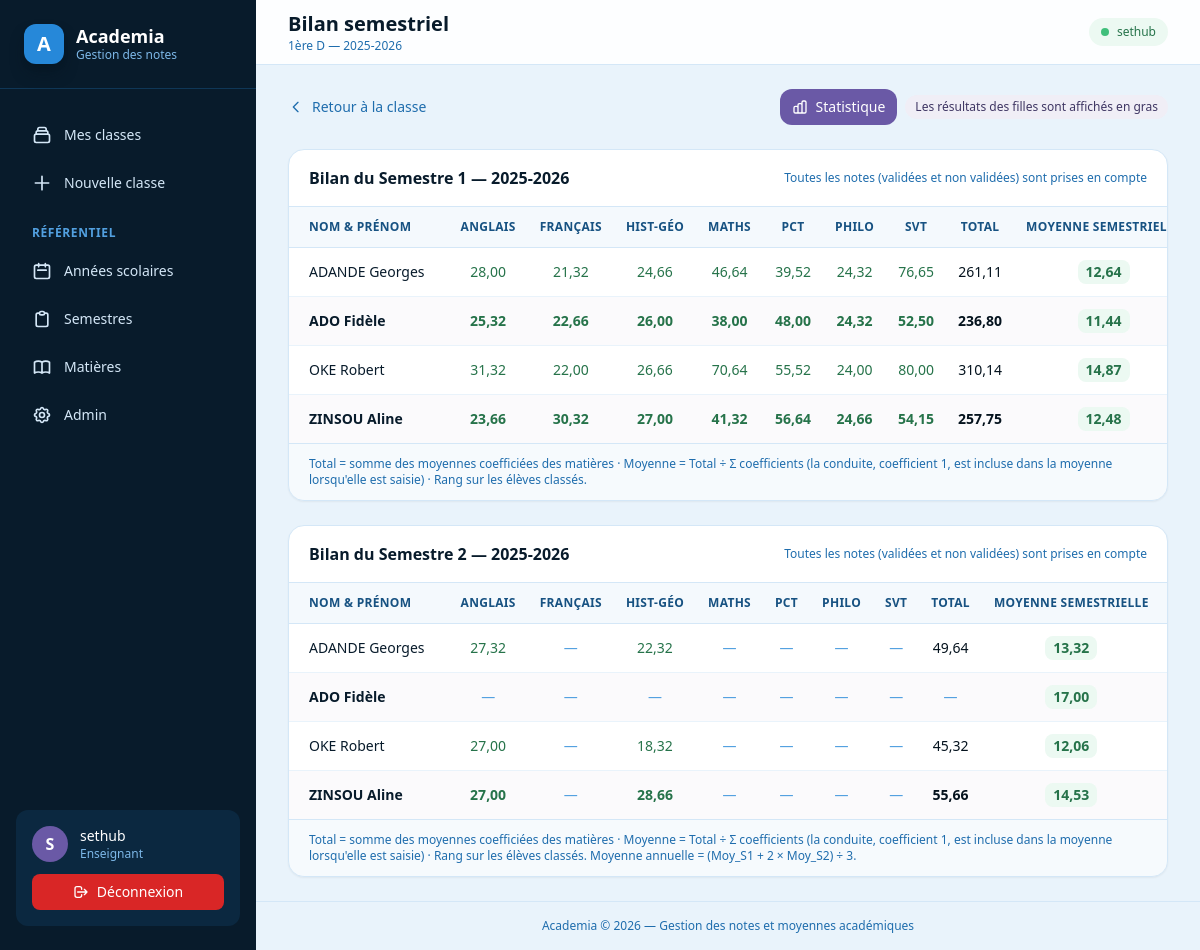
The page /classes/2/bilan/ (signed in) on the database its author committed.
### academics/models.py (models this page shows, shortened)
class Classe(models.Model):
    annee_scolaire = models.ForeignKey(
        AnneeScolaire, on_delete=models.CASCADE, related_name="classes"
    )
    nom = models.CharField(max_length=100)  # ex: "Terminale D"
    lien_public_uid = models.UUIDField(unique=True, editable=False, null=True)
    class Meta:
        constraints = [
            models.UniqueConstraint(
                fields=["annee_scolaire", "nom"], name="uniq_classe_par_annee"
            )
        ]
        ordering = ["nom"]

class AnneeScolaire(models.Model):
    libelle = models.CharField(max_length=20, unique=True)
    est_courante = models.BooleanField(default=False)
    objects = AnneeScolaireQuerySet.as_manager()
    class Meta:
        ordering = ["-libelle"]

class Semestre(models.Model):
    class Libelle(models.TextChoices):
        S1 = "S1", "Semestre 1"
        S2 = "S2", "Semestre 2"
    annee_scolaire = models.ForeignKey(
        AnneeScolaire, on_delete=models.CASCADE, related_name="semestres"
    )
    libelle = models.CharField(max_length=2, choices=Libelle.choices)
    class Meta:
        constraints = [
            models.UniqueConstraint(
                fields=["annee_scolaire", "libelle"], name="uniq_semestre_par_annee"
            )
        ]
        ordering = ["annee_scolaire", "libelle"]

class ClasseMatiere(models.Model):
    classe = models.ForeignKey(Classe, on_delete=models.CASCADE, related_name="classe_matieres")
    matiere = models.ForeignKey(Matiere, on_delete=models.CASCADE, related_name="classe_matieres")
    coefficient = models.PositiveSmallIntegerField(default=1)
    class Meta:
        constraints = [
            models.UniqueConstraint(
                fields=["classe", "matiere"], name="uniq_matiere_par_classe"
            ),
            models.CheckConstraint(
                condition=models.Q(coefficient__gte=1), name="coefficient_positif"
            ),
        ]
        ordering = ["classe", "matiere"]

class Matiere(models.Model):
    nom = models.CharField(max_length=100, unique=True)  # ex: "Mathématiques"
    class Meta:
        ordering = ["nom"]

class Eleve(models.Model):
    class Statut(models.TextChoices):
        NOUVEAU = "N", "Nouveau"
        REDOUBLANT = "R", "Redoublant"
    class Genre(models.TextChoices):
        MASCULIN = "M", "Masculin"
        FEMININ = "F", "Féminin"
    classe = models.ForeignKey(Classe, on_delete=models.CASCADE, related_name="eleves")
    nom = models.CharField(max_length=100)
    prenom = models.CharField(max_length=100)
    statut = models.CharField(max_length=1, choices=Statut.choices)
    genre = models.CharField(max_length=1, choices=Genre.choices)
    class Meta:
        constraints = [
            models.UniqueConstraint(
                fields=["classe", "nom", "prenom"], name="uniq_eleve_par_classe"
            )
        ]
        ordering = ["nom", "prenom"]

### grades/views.py (the view)
class ClasseBilanView(LoginRequiredMixin, View):
    template_name = "grades/bilan_classe.html"
    def get(self, request, pk):
        classe = get_object_or_404(
            Classe.objects.select_related("annee_scolaire"), pk=pk
        )
        classe_matieres = list(classe.classe_matieres.select_related("matiere"))
        semestres = list(classe.annee_scolaire.semestres.all())
        sections = _construire_sections_statistiques(
            classe, classe_matieres, semestres
        )
        return render(request, self.template_name, {
            "classe": classe,
            "classe_matieres": classe_matieres,
            "sections": sections,
        })

### templates/grades/bilan_classe.html (shortened to what this page needs)
{% extends "base.html" %}
{% block page_title %}Bilan semestriel{% endblock %}
{% block page_subtitle %}{{ classe.nom }} — {{ classe.annee_scolaire.libelle }}{% endblock %}
{% block content %}
<div class="space-y-6">
    <div class="flex items-center justify-between flex-wrap gap-3">
        <a href="{% url 'academics:classe_detail' classe.pk %}" class="inline-flex items-center gap-2 text-sm font-medium text-blue-bell-600 hover:text-blue-bell-800 transition">
            <svg class="w-4 h-4" fill="none" stroke="currentColor" viewBox="0 0 24 24"><path stroke-linecap="round" stroke-linejoin="round" stroke-width="2" d="M15 19l-7-7 7-7"/></svg>
            Retour à la classe
        </a>
        <div class="flex items-center gap-2 flex-wrap">
            <a href="{% url 'grades:statistique_classe' classe.pk %}" class="inline-flex items-center gap-2 px-3 py-2 rounded-xl bg-deep-lilac-500 hover:bg-deep-lilac-600 text-white text-sm font-medium transition">
                <span class="hidden sm:inline">Statistique</span>
            </a>
            <span class="inline-flex items-center gap-1.5 px-2.5 py-1 rounded-full bg-deep-lilac-50 text-deep-lilac-700 text-xs font-medium">
                Les résultats des filles sont affichés en gras
            </span>
        </div>
    </div>
    {% for section in sections %}
    <div class="bg-white rounded-2xl border border-blue-bell-100 shadow-sm overflow-hidden">
        <div class="px-5 py-4 border-b border-blue-bell-100 flex items-center justify-between gap-3 flex-wrap">
            <h3 class="font-semibold text-blue-bell-900">Bilan du {{ section.semestre.get_libelle_display }} — {{ section.semestre.annee_scolaire.libelle }}</h3>
            <span class="text-xs text-blue-bell-600">Toutes les notes (validées et non validées) sont prises en compte</span>
        </div>
        {% if section.lignes %}
        <div class="overflow-x-auto">
            <table class="w-full text-sm whitespace-nowrap">
                <thead>
                    <tr class="text-left text-xs text-blue-bell-700 uppercase tracking-wide border-b border-blue-bell-100 bg-blue-bell-50/50">
                        <th class="py-3 pr-6 pl-5 font-semibold">Nom &amp; Prénom</th>
                        {% for cm in classe_matieres %}
                        <th class="py-3 px-3 font-semibold text-center" title="Coefficient {{ cm.coefficient }}">{{ cm.matiere.nom }}</th>
                        {% endfor %}
                        <th class="py-3 px-3 font-semibold text-center">Total</th>
                        <th class="py-3 px-3 font-semibold text-center">Moyenne semestrielle</th>
                        <th class="py-3 pl-6 pr-5 font-semibold text-center">Rang</th>
                    </tr>
                </thead>
                <tbody class="divide-y divide-blue-bell-50">
                    {% for ligne in section.lignes %}
                    <tr class="{% if ligne.est_fille %}font-bold bg-deep-lilac-50/30{% endif %}">
                        <td class="py-3 pr-6 pl-5 text-blue-bell-900">{{ ligne.eleve.nom }} {{ ligne.eleve.prenom }}</td>
                        {% for cellule in ligne.cellules %}
                        <td class="py-3 px-3 text-center">
                            {% if cellule != None %}<span class="{% if cellule >= 10 %}text-jungle-green-700{% else %}text-lobster-pink-700{% endif %}">{{ cellule }}</span>
                            {% else %}<span class="font-normal text-blue-bell-400">—</span>{% endif %}
                        </td>
                        {% endfor %}
                        <td class="py-3 px-3 text-center">
                            {% if ligne.total != None %}{{ ligne.total }}{% else %}<span class="font-normal text-blue-bell-400">—</span>{% endif %}
                        </td>
                        <td class="py-3 px-3 text-center">
                            {% if ligne.moyenne != None %}
                            <span class="inline-flex items-center px-2 py-0.5 rounded-lg font-bold {% if ligne.moyenne >= 10 %}bg-jungle-green-50 text-jungle-green-700{% else %}bg-lobster-pink-50 text-lobster-pink-700{% endif %}">{{ ligne.moyenne }}</span>
                            {% else %}<span class="font-normal text-blue-bell-400">—</span>{% endif %}
                        </td>
                        <td class="py-3 pl-6 pr-5 text-center">
                        </td>
                    </tr>
                    {% endfor %}
                </tbody>
            </table>
        </div>
        <div class="px-5 py-3 border-t border-blue-bell-100 bg-blue-bell-50/40">
            <p class="text-xs text-blue-bell-600">
                Total = somme des moyennes coefficiées des matières · Moyenne = Total ÷ Σ coefficients (la conduite, coefficient 1, est incluse dans la moyenne lorsqu'elle est saisie) · Rang sur les élèves classés.
                {% if section.afficher_annuel %} Moyenne annuelle = (Moy_S1 + 2 × Moy_S2) ÷ 3.{% endif %}
            </p>
        </div>
        {% else %}
        <div class="p-8 text-center">
            <p class="text-sm text-blue-bell-600">Aucun élève inscrit dans cette classe.</p>
        </div>
        {% endif %}
    </div>
    {% empty %}
    <div class="bg-white rounded-2xl border border-blue-bell-100 shadow-sm p-8 text-center">
        <p class="text-sm text-blue-bell-600">Aucun semestre défini pour l'année scolaire {{ classe.annee_scolaire.libelle }}.</p>
    </div>
    {% endfor %}
</div>
{% endblock %}

### templates/base.html (shortened to what this page needs)
{% load static %}
<!DOCTYPE html>
<html lang="fr">
<head>
    <script src="https://cdn.tailwindcss.com"></script>
</head>
<body class="min-h-screen bg-blue-bell-50 text-blue-bell-950 antialiased">
    {% block body %}
    <div class="min-h-screen flex flex-col md:flex-row">
        <aside class="hidden md:flex md:w-64 md:flex-col bg-blue-bell-900 text-blue-bell-100">
            <a href="{% url 'dashboard:home' %}" class="flex items-center gap-3 px-6 py-6 border-b border-blue-bell-800 hover:bg-blue-bell-800/50 transition">
                <div class="w-10 h-10 rounded-xl bg-blue-bell-500 flex items-center justify-center text-white font-bold text-xl shadow-lg shadow-blue-bell-950/50">A</div>
                <div>
                    <div class="font-bold text-white text-lg leading-tight">Academia</div>
                    <div class="text-xs text-blue-bell-300">Gestion des notes</div>
                </div>
            </a>
            <nav class="flex-1 px-4 py-6 space-y-1 overflow-y-auto">
                <a href="{% url 'academics:classe_list' %}" class="flex items-center gap-3 px-4 py-3 rounded-xl text-sm font-medium transition hover:bg-blue-bell-800 hover:text-white ">
                    <svg class="w-5 h-5" fill="none" stroke="currentColor" viewBox="0 0 24 24"><path stroke-linecap="round" stroke-linejoin="round" stroke-width="2" d="M19 11H5m14 0a2 2 0 012 2v6a2 2 0 01-2 2H5a2 2 0 01-2-2v-6a2 2 0 012-2m14 0V9a2 2 0 00-2-2M5 11V9a2 2 0 012-2m0 0V5a2 2 0 012-2h6a2 2 0 012 2v2M7 7h10"/></svg>
                    Mes classes
                </a>
                <a href="{% url 'academics:classe_create' %}" class="flex items-center gap-3 px-4 py-3 rounded-xl text-sm font-medium transition hover:bg-blue-bell-800 hover:text-white">
                    <svg class="w-5 h-5" fill="none" stroke="currentColor" viewBox="0 0 24 24"><path stroke-linecap="round" stroke-linejoin="round" stroke-width="2" d="M12 4v16m8-8H4"/></svg>
                    Nouvelle classe
                </a>
                <div class="pt-4 pb-1 px-4 text-xs font-semibold text-blue-bell-400 uppercase tracking-wider">Référentiel</div>
                <a href="{% url 'academics:anneescolaire_list' %}" class="flex items-center gap-3 px-4 py-3 rounded-xl text-sm font-medium transition hover:bg-blue-bell-800 hover:text-white ">
                    <svg class="w-5 h-5" fill="none" stroke="currentColor" viewBox="0 0 24 24"><path stroke-linecap="round" stroke-linejoin="round" stroke-width="2" d="M8 7V3m8 4V3m-9 8h10M5 21h14a2 2 0 002-2V7a2 2 0 00-2-2H5a2 2 0 00-2 2v12a2 2 0 002 2z"/></svg>
                    Années scolaires
                </a>
                <a href="{% url 'academics:semestre_list' %}" class="flex items-center gap-3 px-4 py-3 rounded-xl text-sm font-medium transition hover:bg-blue-bell-800 hover:text-white ">
                    <svg class="w-5 h-5" fill="none" stroke="currentColor" viewBox="0 0 24 24"><path stroke-linecap="round" stroke-linejoin="round" stroke-width="2" d="M9 5H7a2 2 0 00-2 2v12a2 2 0 002 2h10a2 2 0 002-2V7a2 2 0 00-2-2h-2M9 5a2 2 0 002 2h2a2 2 0 002-2M9 5a2 2 0 012-2h2a2 2 0 012 2"/></svg>
                    Semestres
                </a>
                <a href="{% url 'academics:matiere_list' %}" class="flex items-center gap-3 px-4 py-3 rounded-xl text-sm font-medium transition hover:bg-blue-bell-800 hover:text-white ">
                    Matières
                </a>
                <a href="{% url 'admin:index' %}" class="flex items-center gap-3 px-4 py-3 rounded-xl text-sm font-medium transition hover:bg-blue-bell-800 hover:text-white">
                    Admin
                </a>
            </nav>
            <div class="px-4 pb-6">
                <div class="p-4 rounded-xl bg-blue-bell-800/50">
                    <div class="flex items-center gap-3">
                        <div class="w-9 h-9 rounded-full bg-deep-lilac-500 flex items-center justify-center text-white font-bold uppercase">
                            {{ user.username|slice:":1" }}
                        </div>
                        <div class="flex-1 min-w-0">
                            <div class="text-sm font-medium text-white truncate">{{ user.username }}</div>
                            <div class="text-xs text-blue-bell-300">Enseignant</div>
                        </div>
                    </div>
                    <form method="post" action="{% url 'logout' %}" class="mt-3">
                        <button type="submit" class="w-full flex items-center justify-center gap-2 px-4 py-2 rounded-lg bg-lobster-pink-500 hover:bg-lobster-pink-600 text-white text-sm font-medium transition">
                            <svg class="w-4 h-4" fill="none" stroke="currentColor" viewBox="0 0 24 24"><path stroke-linecap="round" stroke-linejoin="round" stroke-width="2" d="M17 16l4-4m0 0l-4-4m4 4H7m6 4v1a3 3 0 01-3 3H6a3 3 0 01-3-3V7a3 3 0 013-3h4a3 3 0 013 3v1"/></svg>
                            Déconnexion
                        </button>
                    </form>
                </div>
            </div>
        </aside>
        <div class="flex-1 flex flex-col min-w-0">
            <header class="sticky top-0 z-40 bg-white/90 backdrop-blur border-b border-blue-bell-100">
                <div class="flex items-center justify-between px-4 md:px-8 h-16">
                    <div class="flex items-center gap-3">
                        <div class="hidden md:block">
                            <h1 class="text-xl font-bold text-blue-bell-900">{% block page_title %}Academia{% endblock %}</h1>
                            <p class="text-xs text-blue-bell-600">{% block page_subtitle %}Gestion académique{% endblock %}</p>
                        </div>
                    </div>
                    <div class="flex items-center gap-3">
                        <span class="hidden sm:inline-flex items-center gap-2 px-3 py-1.5 rounded-full bg-jungle-green-50 text-jungle-green-700 text-xs font-medium">
                            <span class="w-2 h-2 rounded-full bg-jungle-green-500 animate-pulse"></span>
                            {{ user.get_username }}
                        </span>
                    </div>
                </div>
            </header>
            <main class="flex-1 px-4 md:px-8 py-6">
                {% block content %}{% endblock %}
            </main>
            <footer class="px-4 md:px-8 py-4 border-t border-blue-bell-100">
                <p class="text-xs text-center text-blue-bell-600">Academia &copy; {% now "Y" %} — Gestion des notes et moyennes académiques</p>
            </footer>
        </div>
    </div>
    {% endblock %}
</body>
</html>

### rows shown on the page
Classe: nom "1ère D", annee_scolaire.libelle "2025-2026"
Semestre: semestre.libelle "Semestre 1", semestre.annee_scolaire.libelle "2025-2026"
ClasseMatiere: matiere.nom "ANGLAIS"
ClasseMatiere: matiere.nom "FRANÇAIS"
ClasseMatiere: matiere.nom "HIST-GÉO"
ClasseMatiere: matiere.nom "MATHS"
ClasseMatiere: matiere.nom "PCT"
ClasseMatiere: matiere.nom "PHILO"
ClasseMatiere: matiere.nom "SVT"
Eleve: eleve.nom "ADANDE", eleve.prenom "Georges", cellules "28,00" "21,32" "24,66" "46,64" "39,52" "24,32" "76,65" "27,32" "22,32", total "261,11", moyenne "12,64", total "49,64", moyenne "13,32"
Eleve: eleve.nom "ADO", eleve.prenom "Fidèle", cellules "25,32" "22,66" "26,00" "38,00" "48,00" "24,32" "52,50", total "236,80", moyenne "11,44", moyenne "17,00"
Eleve: eleve.nom "OKE", eleve.prenom "Robert", cellules "31,32" "22,00" "26,66" "70,64" "55,52" "24,00" "80,00" "27,00" "18,32", total "310,14", moyenne "14,87", total "45,32", moyenne "12,06"
Eleve: eleve.nom "ZINSOU", eleve.prenom "Aline", cellules "23,66" "30,32" "27,00" "41,32" "56,64" "24,66" "54,15" "27,00" "28,66", total "257,75", moyenne "12,48", total "55,66", moyenne "14,53"
Semestre: semestre.libelle "Semestre 2", semestre.annee_scolaire.libelle "2025-2026", shows "Moyenne annuelle = (Moy_S1 + 2 × Moy_S2) ÷ 3."

### other values the page prints
{{ user.username|slice:":1" }} "S"
{{ user.username }} "sethub"
{{ user.get_username }} "sethub"
